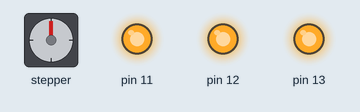
The sketch below on a simulated Arduino Uno, built with avr-gcc and run on an emulated ATmega328P. Shown: stepper motor, output pins drawn as LEDs (lit = HIGH). Wiring (inferred from the names in the program): stepper motor driver (200 steps per turn assumed): step pin 3; direction pin 2. Pins used as bus, display or sensor lines are not drawn.

Above: at 12.9 s.
At 25.7 s:
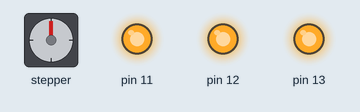
At 38.5 s:
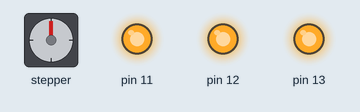
Timing chart, 0 to 40.0 s (numbered marks = the images above):
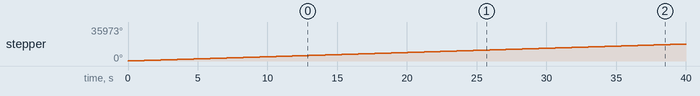

The sketch:

Simple_Stepper_Driver.ino
```cpp
#define dirPin 2
#define stepPin 3
#define stepsPerRevolution 200*16

void setup() {
  pinMode(stepPin, OUTPUT);
  pinMode(dirPin, OUTPUT);
  //Microstepping
  pinMode(11, OUTPUT);
  pinMode(12, OUTPUT);
  pinMode(13, OUTPUT);
  digitalWrite(11, HIGH);
  digitalWrite(12, HIGH);
  digitalWrite(13, HIGH);
}

void loop() {
  digitalWrite(dirPin, HIGH);

  for (int i = 0; i < stepsPerRevolution; i++) {
    digitalWrite(stepPin, HIGH);
    delayMicroseconds(2000);
    digitalWrite(stepPin, LOW);
    delayMicroseconds(2000);
  }
}
```

Measured:
- by itself, stepper: keeps turning clockwise at about 449°/s
